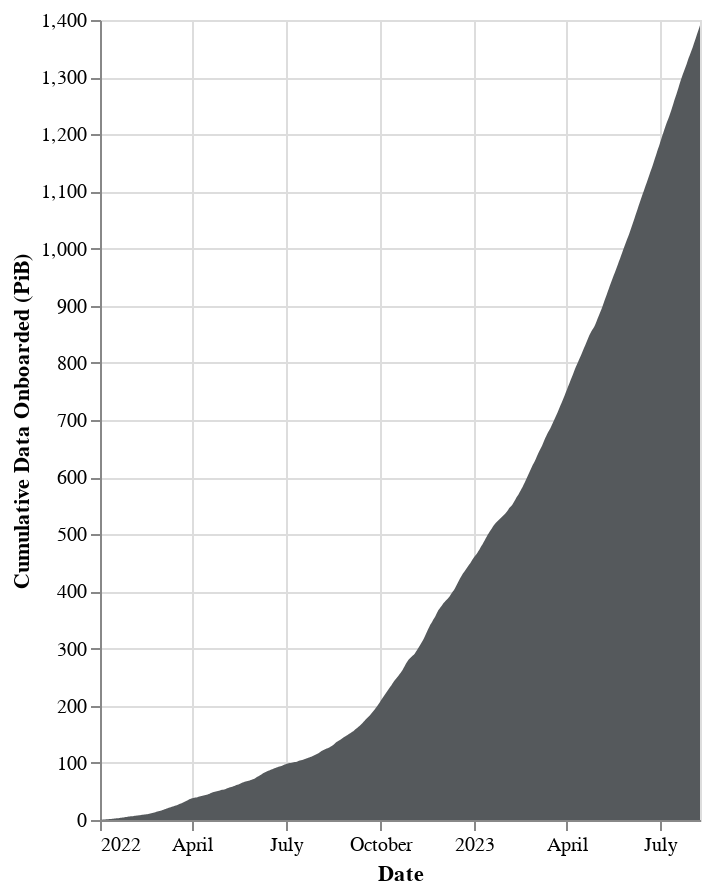

Write notebook code for a chart like this one.
### Code cell
display(Markdown(f"### Cumulative Data Onboarded"))

df["cumulative_data"] = df["onboarded_tibs"].cumsum()

alt.Chart(df).mark_area().encode(
    x=alt.X("date:T", title="Date"),
    y=alt.Y("cumulative_data:Q", title="Cumulative Data Onboarded (PiB)"),
    color=alt.value("#55595c"),
    tooltip=[
        alt.Tooltip("date:T", title="Date"),
        alt.Tooltip("cumulative_data:Q", title="Cumulative Data Onboarded (PiB)"),
    ],
).properties(
    width="container",
    height=400,
)

### Figure 1 — Vega-Lite specification as saved in the notebook (floating-point values rounded to 4 significant figures; data arrays with more than 128 entries replaced by an {"elided": "..."} marker saying what was removed)
{"config": {"view": {"continuousWidth": 300, "continuousHeight": 300}}, "data": {"name": "data-598a981b3b7f16c3a12377c3b30e5ba3"}, "mark": {"type": "area"}, "encoding": {"color": {"value": "#55595c"}, "tooltip": [{"field": "date", "title": "Date", "type": "temporal"}, {"field": "cumulative_data", "title": "Cumulative Data Onboarded (PiB)", "type": "quantitative"}], "x": {"field": "date", "title": "Date", "type": "temporal"}, "y": {"field": "cumulative_data", "title": "Cumulative Data Onboarded (PiB)", "type": "quantitative"}}, "height": 400, "width": "container", "$schema": "https://vega.github.io/schema/vega-lite/v5.8.0.json", "datasets": {"data-598a981b3b7f16c3a12377c3b30e5ba3": {"elided": "586 records"}}}
